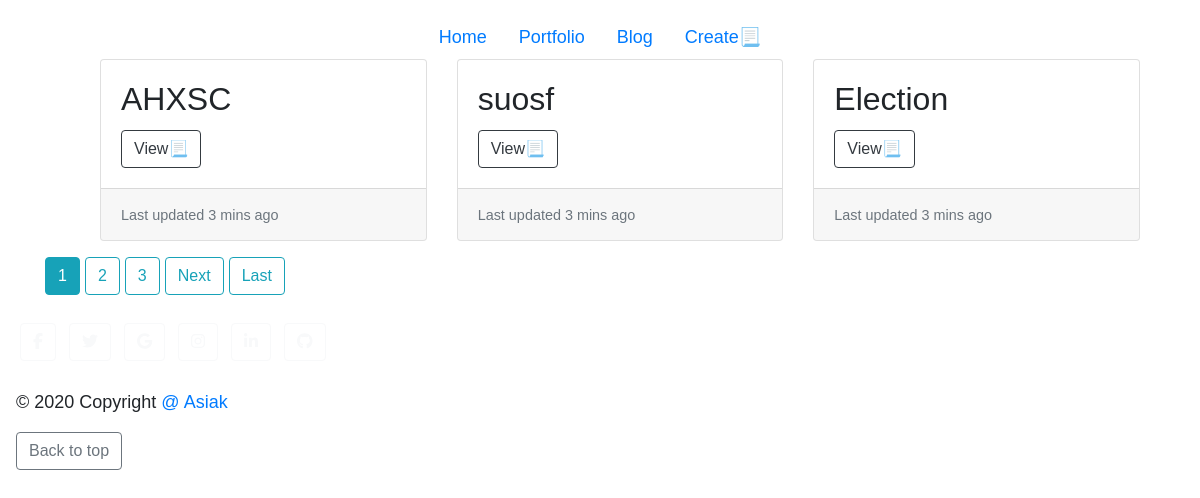
Page /pages/ on the earlier database version.
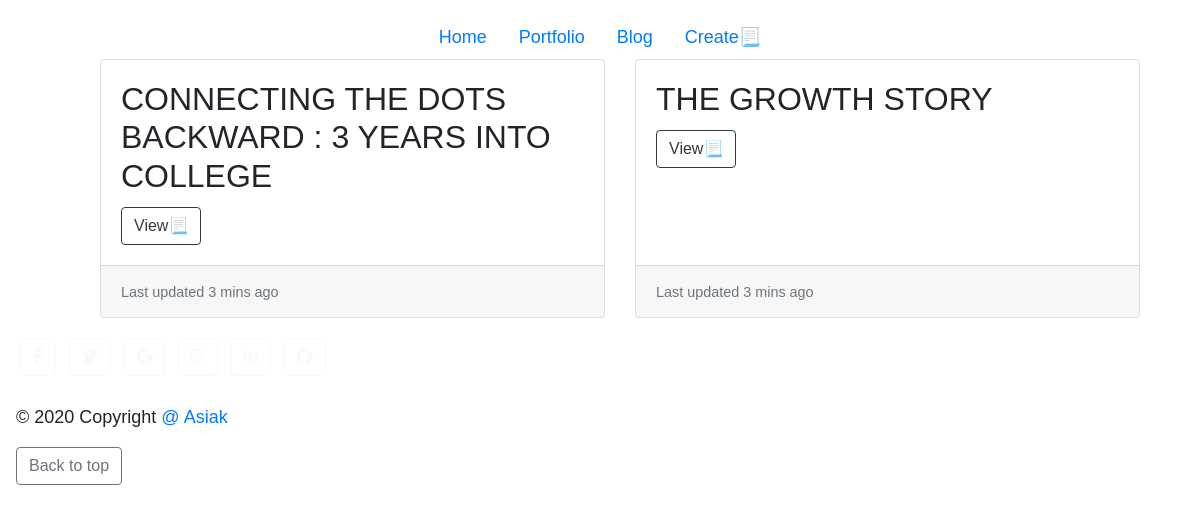
Same page on the later database version.
### pages/models.py (models this page shows, shortened)
class CreateScribe(models.Model):
   Interest = models.CharField(max_length=50, choices=Research_Areas, default="")
   title = models.CharField(max_length=250)
   body =  RichTextField(config_name='awesome_ckeditor')
   author = models.ForeignKey(CustomUser, on_delete=models.CASCADE)

### pages/views.py (the view)
# urls.py: path('', ListPageView.as_view(), name='list'),
class ListPageView(ListView):
    model = CreateScribe
    template_name = 'list.html'
    context_object_name = 'all_posts_lists'
    paginate_by = 3;

### templates/list.html (shortened to what this page needs)
{% extends 'base.html' %}
{% block content %}
{% load static %}
 <ul>
 <link rel="stylesheet" href="{% static 'css/base.css' %}">
 <div class="container">
 <div class="card-deck">
{% for page in all_posts_lists %}
     <div class="card rounded" style="width: 18rem;" >
      <div class="card-body">
        <h2 class="card-title">{{ page.title }}</a></h2>
        <a class="btn btn-outline-dark" href="{% url 'about' page.pk %}">View📃️ </a>
      </div>
      <div class="card-footer">
      <small class="text-muted">Last updated 3 mins ago</small>
    </div>
    </div>
 {% endfor %}
 </div>
 </div>
</ul>
<div class="pagination">
    <span class="step-links">
        {% if is_paginated %}
                {% for num in page_obj.paginator.page_range %}
                    {% if page_obj.number == num %}
                        <a class="btn btn-info mb-4" href="?page={{ num }}">{{ num }}</a>
                    {% elif num > page_obj.number|add:'-3' and num < page_obj.number|add:'3' %}
                        <a class="btn btn-outline-info mb-4" href="?page={{ num }}">{{ num }}</a>
                    {% endif %}
                 {% endfor %}
               {% if page_obj.has_next %}
                    <a class="btn btn-outline-info mb-4"
                       href="?page={{ page_obj.next_page_number }}">Next
                    </a>
                    <a class="btn btn-outline-info mb-4"
                       href="?page={{ page_obj.paginator.num_pages }}">Last
                    </a>
                {% endif %}
            {% endif %}
    </span>
</div>
{% endblock content %}

### templates/base.html (shortened to what this page needs)
<!DOCTYPE html>
{% load static %}
<html>
<head>
  <link rel="stylesheet" href="https://stackpath.bootstrapcdn.com/bootstrap/4.5.0/css/bootstrap.min.css">
  <link rel="stylesheet" href="{% static 'css/base.css' %}">
   <link href="{% static 'fontawesome_free/css/all.min.css' %}" rel="stylesheet" type="text/css">
    <link href="{% static 'fontawesome_free/css/fontawesome.css' %}" rel="stylesheet" type="text/css">
  <link href="{% static 'fontawesome_free/css/brands.css' %}" rel="stylesheet" type="text/css">
  <link href="{% static 'fontawesome_free/css/solid.css' %}" rel="stylesheet" type="text/css">
</head>
<body>
  <div class="cover-container d-flex w-100 h-100 p-3 mx-auto flex-column">
  <header class="mb-auto">
    <div>
      <nav class="nav nav-masthead justify-content-center float-md-end">
        <a class="nav-link active" aria-current="page" href="{% url 'home' %}">Home</a>
        <a class="nav-link" href="#">Portfolio</a>
        <a class="nav-link" href="{% url 'list' %}">Blog</a>
        <a class="nav-link" href="{% url 'new' %}">Create📃️ </a>
      </nav>
    </div>
  </header>
  <main>
    <div class="container">
      {% block content %}
      {% endblock content %}
    </div>
  </main>
   <div id="page-container">
<footer class="blog-footer">
   <section class="mb-4">
      <a class="btn btn-outline-light btn-floating m-1" href="#!" role="button"
        ><i class="fab fa-facebook-f"></i
      ></a>
      <a class="btn btn-outline-light btn-floating m-1" href="#!" role="button"
        ><i class="fab fa-twitter"></i
      ></a>
      <a class="btn btn-outline-light btn-floating m-1" href="#!" role="button"
        ><i class="fab fa-google"></i
      ></a>
      <a class="btn btn-outline-light btn-floating m-1" href="#!" role="button"
        ><i class="fab fa-instagram"></i
      ></a>
      <a class="btn btn-outline-light btn-floating m-1" href="https://www.linkedin.com/in/nathanielasiak/" role="button"
        ><i class="fab fa-linkedin-in"></i
      ></a>
      <a class="btn btn-outline-light btn-floating m-1" href="https://github.com/Awontiirim" role="button"
        ><i class="fab fa-github"></i
      ></a>
    </section>
  <p> © 2020 Copyright <a href="">@ Asiak</a>
  <p>
    <a class="btn btn-outline-secondary" href="#">Back to top</a>
  </p>
</footer>
</div>
 </body>
 </html>

### staticfiles/css/base.css (style rules this page uses)
body { font-family: 'Source Sans Pro', sans-serif; font-size: 18px; }
.container { justify-content: space-between; flex-wrap: wrap; }
.card { margin-bottom: 10px; }

Differences in the rows shown:
removed CreateScribe: title "AHXSC"
removed CreateScribe: title "suosf"
removed CreateScribe: title "Election"
added CreateScribe: title "CONNECTING THE DOTS BACKWARD : 3 YEARS INTO COLLEGE"
added CreateScribe: title "THE GROWTH STORY"
Other differences:
list line gone: "1"
list line gone: "2"
list line gone: "3"
text no longer shown: "Next Last"
